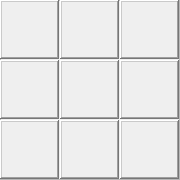
   <widget class="QFrame" name="plg_2">
    <property name="geometry">
     <rect>
      <x>340</x>
      <y>159</y>
      <width>180</width>
      <height>180</height>
     </rect>
    </property>
    <property name="styleSheet">
     <string notr="true">border-image: url(:/png/image/bkg.png);
QFrame QFrame:hover
{
background-color:blue
}</string>
    </property>
    <property name="frameShape">
     <enum>QFrame::StyledPanel</enum>
    </property>
    <property name="frameShadow">
     <enum>QFrame::Raised</enum>
    </property>
    <widget class="QFrame" name="f26">
     <property name="geometry">
      <rect>
       <x>120</x>
       <y>60</y>
       <width>59</width>
       <height>59</height>
      </rect>
     </property>
     <property name="contextMenuPolicy">
      <enum>Qt::DefaultContextMenu</enum>
     </property>
     <property name="layoutDirection">
      <enum>Qt::LeftToRight</enum>
     </property>
     <property name="autoFillBackground">
      <bool>true</bool>
     </property>
     <property name="styleSheet">
      <string notr="true">QFrame:hover
{
	border-image: url(:/png/image/hover.png);
}</string>
     </property>
     <property name="frameShape">
      <enum>QFrame::WinPanel</enum>
     </property>
     <property name="frameShadow">
      <enum>QFrame::Raised</enum>
     </property>
     <property name="lineWidth">
      <number>0</number>
     </property>
    </widget>
    <widget class="QFrame" name="f36">
     <property name="geometry">
      <rect>
       <x>120</x>
       <y>120</y>
       <width>59</width>
       <height>59</height>
      </rect>
     </property>
     <property name="contextMenuPolicy">
      <enum>Qt::DefaultContextMenu</enum>
     </property>
     <property name="layoutDirection">
      <enum>Qt::LeftToRight</enum>
     </property>
     <property name="autoFillBackground">
      <bool>true</bool>
     </property>
     <property name="styleSheet">
      <string notr="true">QFrame:hover
{
	border-image: url(:/png/image/hover.png);
}</string>
     </property>
     <property name="frameShape">
      <enum>QFrame::WinPanel</enum>
     </property>
     <property name="frameShadow">
      <enum>QFrame::Raised</enum>
     </property>
     <property name="lineWidth">
      <number>0</number>
     </property>
    </widget>
    <widget class="QFrame" name="f24">
     <property name="geometry">
      <rect>
       <x>0</x>
       <y>60</y>
       <width>59</width>
       <height>59</height>
      </rect>
     </property>
     <property name="contextMenuPolicy">
      <enum>Qt::DefaultContextMenu</enum>
     </property>
     <property name="layoutDirection">
      <enum>Qt::LeftToRight</enum>
     </property>
     <property name="autoFillBackground">
      <bool>true</bool>
     </property>
     <property name="styleSheet">
      <string notr="true">QFrame:hover
{
	border-image: url(:/png/image/hover.png);
}</string>
     </property>
     <property name="frameShape">
      <enum>QFrame::WinPanel</enum>
     </property>
     <property name="frameShadow">
      <enum>QFrame::Raised</enum>
     </property>
     <property name="lineWidth">
      <number>0</number>
     </property>
    </widget>
    <widget class="QFrame" name="f35">
     <property name="geometry">
      <rect>
       <x>60</x>
       <y>120</y>
       <width>59</width>
       <height>59</height>
      </rect>
     </property>
     <property name="contextMenuPolicy">
      <enum>Qt::DefaultContextMenu</enum>
     </property>
     <property name="layoutDirection">
      <enum>Qt::LeftToRight</enum>
     </property>
     <property name="autoFillBackground">
      <bool>true</bool>
     </property>
     <property name="styleSheet">
      <string notr="true">QFrame:hover
{
	border-image: url(:/png/image/hover.png);
}</string>
     </property>
     <property name="frameShape">
      <enum>QFrame::WinPanel</enum>
     </property>
     <property name="frameShadow">
      <enum>QFrame::Raised</enum>
     </property>
     <property name="lineWidth">
      <number>0</number>
     </property>
    </widget>
    <widget class="QFrame" name="f14">
     <property name="geometry">
      <rect>
       <x>0</x>
       <y>0</y>
       <width>59</width>
       <height>59</height>
      </rect>
     </property>
     <property name="contextMenuPolicy">
      <enum>Qt::DefaultContextMenu</enum>
     </property>
     <property name="layoutDirection">
      <enum>Qt::LeftToRight</enum>
     </property>
     <property name="autoFillBackground">
      <bool>true</bool>
     </property>
     <property name="styleSheet">
      <string notr="true">QFrame:hover
{
	border-image: url(:/png/image/hover.png);
}</string>
     </property>
     <property name="frameShape">
      <enum>QFrame::WinPanel</enum>
     </property>
     <property name="frameShadow">
      <enum>QFrame::Raised</enum>
     </property>
     <property name="lineWidth">
      <number>0</number>
     </property>
    </widget>
    <widget class="QFrame" name="f16">
     <property name="geometry">
      <rect>
       <x>120</x>
       <y>0</y>
       <width>59</width>
       <height>59</height>
      </rect>
     </property>
     <property name="contextMenuPolicy">
      <enum>Qt::DefaultContextMenu</enum>
     </property>
     <property name="layoutDirection">
      <enum>Qt::LeftToRight</enum>
     </property>
     <property name="autoFillBackground">
      <bool>true</bool>
     </property>
     <property name="styleSheet">
      <string notr="true">QFrame:hover
{
	border-image: url(:/png/image/hover.png);
}</string>
     </property>
     <property name="frameShape">
      <enum>QFrame::WinPanel</enum>
     </property>
     <property name="frameShadow">
      <enum>QFrame::Raised</enum>
     </property>
     <property name="lineWidth">
      <number>0</number>
     </property>
    </widget>
    <widget class="QFrame" name="f34">
     <property name="geometry">
      <rect>
       <x>0</x>
       <y>120</y>
       <width>59</width>
       <height>59</height>
      </rect>
     </property>
     <property name="contextMenuPolicy">
      <enum>Qt::DefaultContextMenu</enum>
     </property>
     <property name="layoutDirection">
      <enum>Qt::LeftToRight</enum>
     </property>
     <property name="autoFillBackground">
      <bool>true</bool>
     </property>
     <property name="styleSheet">
      <string notr="true">QFrame:hover
{
	border-image: url(:/png/image/hover.png);
}</string>
     </property>
     <property name="frameShape">
      <enum>QFrame::WinPanel</enum>
     </property>
     <property name="frameShadow">
      <enum>QFrame::Raised</enum>
     </property>
     <property name="lineWidth">
      <number>0</number>
     </property>
    </widget>
    <widget class="QFrame" name="f15">
     <property name="geometry">
      <rect>
       <x>60</x>
       <y>0</y>
       <width>59</width>
       <height>59</height>
      </rect>
     </property>
     <property name="contextMenuPolicy">
      <enum>Qt::DefaultContextMenu</enum>
     </property>
     <property name="layoutDirection">
      <enum>Qt::LeftToRight</enum>
     </property>
     <property name="autoFillBackground">
      <bool>true</bool>
     </property>
     <property name="styleSheet">
      <string notr="true">QFrame:hover
{
	border-image: url(:/png/image/hover.png);
}</string>
     </property>
     <property name="frameShape">
      <enum>QFrame::WinPanel</enum>
     </property>
     <property name="frameShadow">
      <enum>QFrame::Raised</enum>
     </property>
     <property name="lineWidth">
      <number>0</number>
     </property>
    </widget>
    <widget class="QFrame" name="f25">
     <property name="geometry">
      <rect>
       <x>60</x>
       <y>60</y>
       <width>59</width>
       <height>59</height>
      </rect>
     </property>
     <property name="contextMenuPolicy">
      <enum>Qt::DefaultContextMenu</enum>
     </property>
     <property name="layoutDirection">
      <enum>Qt::LeftToRight</enum>
     </property>
     <property name="autoFillBackground">
      <bool>true</bool>
     </property>
     <property name="styleSheet">
      <string notr="true">QFrame:hover
{
	border-image: url(:/png/image/hover.png);
}</string>
     </property>
     <property name="frameShape">
      <enum>QFrame::WinPanel</enum>
     </property>
     <property name="frameShadow">
      <enum>QFrame::Raised</enum>
     </property>
     <property name="lineWidth">
      <number>0</number>
     </property>
    </widget>
   </widget>
